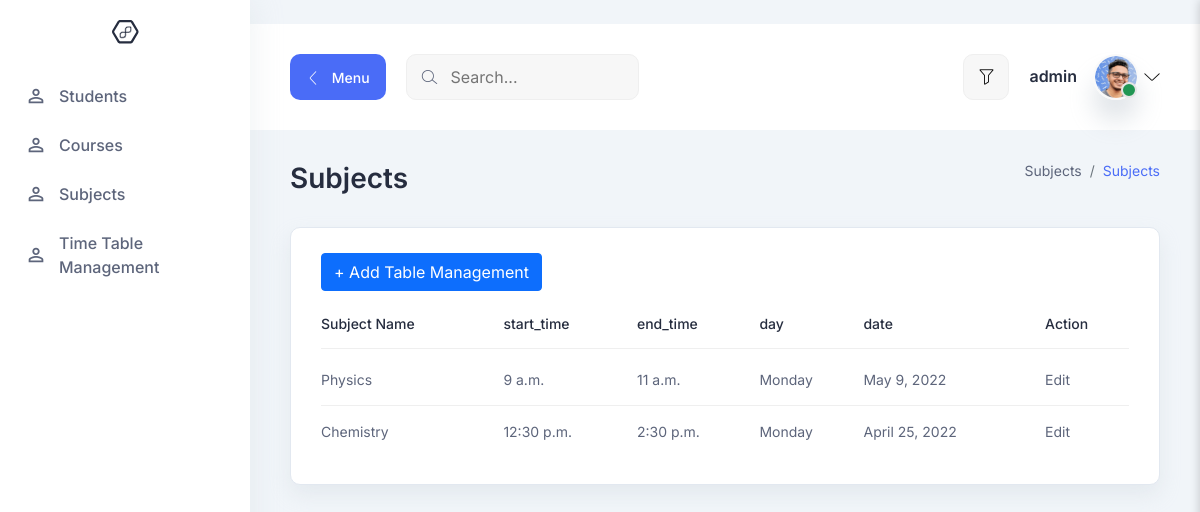
The page /all-timetable_management (signed in) on the database as committed earlier.
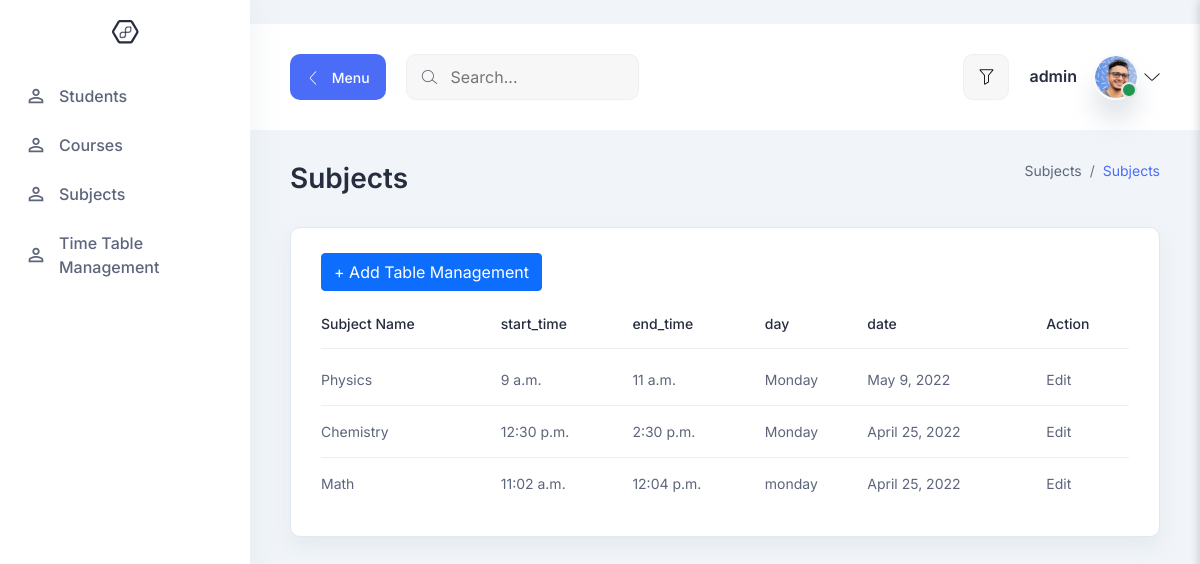
The same page on the database as committed later.
### src/models.py (models this page shows, shortened)
class timetable_management(models.Model):
    teacher_id = models.ForeignKey(teacher , on_delete=models.CASCADE)
    subject_id = models.ForeignKey(subject , on_delete=models.CASCADE)
    start_time = models.TimeField()
    end_time = models.TimeField()
    day = models.CharField(max_length=10)
    date = models.DateField()

class subject(models.Model):
    subject_name = models.CharField(max_length=100)
    def __str__(self):
        return self.subject_name

### src/views.py (the view)
# urls.py: path('all-timetable_management', all_timetable_management, name='all-timetable_management'),
@login_required(login_url='teacher-login')
def all_timetable_management(request):
    get_timetable_management = timetable_management.objects.all()
    return render(request, 'tables.html', {'tables': get_timetable_management})

### src/templates/tables.html
{% extends 'base.html' %}
{% block content %}
<section class="table-components">
    <div class="container-fluid">
      <div class="title-wrapper pt-30">
        <div class="row align-items-center">
          <div class="col-md-6">
            <div class="title mb-30">
              <h2>Subjects</h2>
            </div>
          </div>
          <div class="col-md-6">
            <div class="breadcrumb-wrapper mb-30">
              <nav aria-label="breadcrumb">
                <ol class="breadcrumb">
                  <li class="breadcrumb-item">
                    <a href="#0">Subjects</a>
                  </li>
                  <li class="breadcrumb-item active" aria-current="page">
                    Subjects
                  </li>
                </ol>
              </nav>
            </div>
          </div>
        </div>
      </div>
      <div class="tables-wrapper">
        <div class="row">
          <div class="col-lg-12">
            <div class="card-style mb-30">
              <h6 class="mb-10">
                   <a class="btn btn-primary"  href="/add-timetable_management" role="button">+ Add Table Management</a>
            </h6>
              <div class="table-responsive">
                <table class="table">
                  <thead>
                    <tr>
                      <th><h6>Subject Name</h6></th>
                      <th><h6>start_time</h6></th>
                      <th><h6>end_time</h6></th>
                      <th><h6>day</h6></th>
                      <th><h6>date</h6></th>
                        <th><h6>Action</h6></th>
                    </tr>
                  </thead>
                  <tbody>
                    {% for s in  tables %}
                    <tr>
                        <td><p>{{ s.subject_id }}</p></td>
                        <td><p>{{ s.start_time }}</p></td>
                        <td><p>{{ s.end_time }}</p></td>
                        <td><p>{{ s.day }}</p></td>
                        <td><p>{{ s.date }}</p></td>
                        <td><p>
                            <a href="/update-timetable_management/{{s.id}}">Edit</a>
                        </p></td>
                    </tr>
                {% endfor %}
                  </tbody>
                </table>
              </div>
            </div>
          </div>
        </div>
      </div>
    </div>
  </section>
{% endblock %}

### src/templates/base.html (shortened to what this page needs)
{% load static %}web/
<!DOCTYPE html>
<html lang="en">
  <head>
    <link rel="stylesheet" href="{% static  'web/assets/css/bootstrap.min.css' %}" />
    <link rel="stylesheet" href="{% static  'web/assets/css/LineIcons.css' %}" />
    <link rel="stylesheet" href="{% static  'web/assets/css/quill/bubble.css' %}" />
    <link rel="stylesheet" href="{% static  'web/assets/css/quill/snow.css' %}" />
    <link rel="stylesheet" href="{% static  'web/assets/css/fullcalendar.css' %}" />
    <link rel="stylesheet" href="{% static  'web/assets/css/morris.css' %}" />
    <link rel="stylesheet" href="{% static  'web/assets/css/vanilla-dataTables.min.css' %}" />
    <link rel="stylesheet" href="{% static  'web/assets/css/main.css' %}" />
  </head>
  <body>
    <aside class="sidebar-nav-wrapper">
      <div class="navbar-logo">
        <a href="/">
          <img src="{% static  'web/assets/images/logo/logo-2.svg' %}" alt="logo" />
        </a>
      </div>
      <nav class="sidebar-nav">
        <ul>
          <li class="nav-item">
            <a href="/all-students">
              <span class="icon">
              </span>
              <span class="text">
               Students
              </span>
            </a>
          </li>
          <li class="nav-item">
            <a href="/all-courses">
              <span class="icon">
              </span>
              <span class="text">
                Courses
              </span>
            </a>
          </li>
          <li class="nav-item">
            <a href="/all-subjects">
              <span class="icon">
              </span>
              <span class="text">
                Subjects
              </span>
            </a>
          </li>
          <li class="nav-item">
            <a href="/all-timetable_management">
              <span class="icon">
              </span>
              <span class="text">
                Time Table Management
              </span>
            </a>
          </li>
        </ul>
      </nav>
    </aside>
    <main class="main-wrapper">
      <header class="header">
        <div class="container-fluid">
          <div class="row">
            <div class="col-lg-5 col-md-5 col-6">
              <div class="header-left d-flex align-items-center">
                <div class="menu-toggle-btn mr-20">
                  <button
                    id="menu-toggle"
                    class="main-btn primary-btn btn-hover"
                  >
                    <i class="lni lni-chevron-left me-2"></i> Menu
                  </button>
                </div>
                <div class="header-search d-none d-md-flex">
                  <form action="#">
                    <input type="text" placeholder="Search..." />
                    <button><i class="lni lni-search-alt"></i></button>
                  </form>
                </div>
              </div>
            </div>
            <div class="col-lg-7 col-md-7 col-6">
              <div class="header-right">
                <div class="filter-box ml-15 d-none d-md-flex">
                  <button class="" type="button" id="filter">
                    <i class="lni lni-funnel"></i>
                  </button>
                </div>
                <div class="profile-box ml-15">
                  <button
                    class="dropdown-toggle bg-transparent border-0"
                    type="button"
                    id="profile"
                    data-bs-toggle="dropdown"
                    aria-expanded="false"
                  >
                    <div class="profile-info">
                      <div class="info">
                        <h6>{{request.user}}</h6>
                        <div class="image">
                          <img
                            src="{% static 'web/assets/images/profile/profile-1.png' %}"
                            alt=""
                          />
                          <span class="status"></span>
                        </div>
                      </div>
                    </div>
                    <i class="lni lni-chevron-down"></i>
                  </button>
                </div>
              </div>
            </div>
          </div>
        </div>
      </header>
      {% block content %}
      {% endblock content %}
    </main>
  </body>
</html>

### static/web/assets/css/fullcalendar.css (style rules this page uses)
:root { --fc-daygrid-event-dot-width: 8px; }
:root { --fc-list-event-dot-width: 10px; --fc-list-event-hover-bg-color: #f5f5f5; }

Rows that differ between the two databases and show on the page:
added timetable_management: subject_id "Math", start_time "11:02 a.m.", end_time "12:04 p.m.", day "monday", date "April 25, 2022"
